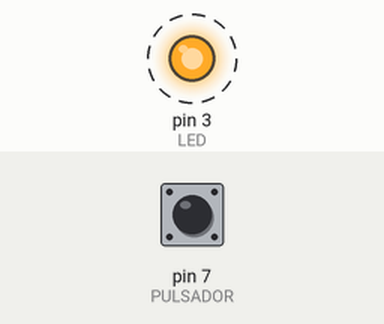
Bench run of a sketch on a simulated Arduino Uno, built with avr-gcc and run on an emulated ATmega328P. Shown: output pins drawn as LEDs (lit = HIGH). Dashed ring = blinking. The inputs (shaded band) are chosen by the test bench; at power-on: pin 7 (PULSADOR) HIGH.

Above: at 0.05 s.
Timing chart, 0 to 3.0 s (numbered marks = the images above):
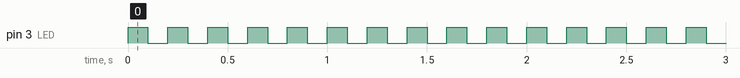

Measured:
- by itself, pin 3 (LED): alternates HIGH for 0.10 s and LOW for 0.10 s

The sketch:

Tema_5_6.ino
```cpp
#define LED 3                  // Constante que asigna a
                                // LED el numero 3
#define PULSADOR 7              // Constante que asigna a
                                // PULSADOR el numero 7

void setup(){
  pinMode( LED, OUTPUT);        // Establece el pin 3 como SALIDA
  pinMode( PULSADOR, INPUT);    // Establece el pin 7 como ENTRADA
}

void loop() {

    //Permanece en el bucle sin hacer
    //nada hasta que se pulse el pulsador
    do{
    }while(digitalRead(PULSADOR) == LOW);

      //Enciende y apaga el LED indefinidamente
      do {
        digitalWrite( LED, HIGH);
        delay(100);
        digitalWrite( LED, LOW);
        delay(100);
      } while(1);

}
```
